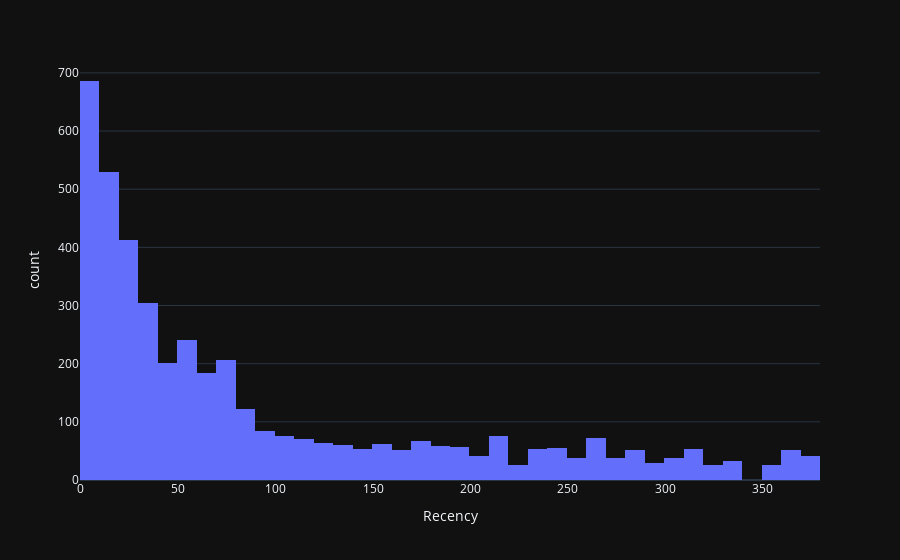

Notebook cell for this chart:
### Code cell
fig = px.histogram(rfm, x="Recency")
fig.show()

### Figure 1 — Plotly figure (JSON) as saved in the notebook; plotly's stock layout.template omitted (floating-point values rounded to 4 significant figures; data arrays with more than 128 entries replaced by an {"elided": "..."} marker saying what was removed)
{"data": [{"alignmentgroup": "True", "bingroup": "x", "hovertemplate": "Recency=%{x}<br>count=%{y}<extra></extra>", "legendgroup": "", "marker": {"color": "#636efa", "pattern": {"shape": ""}}, "name": "", "offsetgroup": "", "orientation": "v", "showlegend": false, "x": {"elided": "4339 int values"}, "xaxis": "x", "yaxis": "y", "type": "histogram"}], "layout": {"xaxis": {"anchor": "y", "domain": [0.0, 1.0], "title": {"text": "Recency"}}, "yaxis": {"anchor": "x", "domain": [0.0, 1.0], "title": {"text": "count"}}, "legend": {"tracegroupgap": 0}, "margin": {"t": 60}, "barmode": "relative"}}
